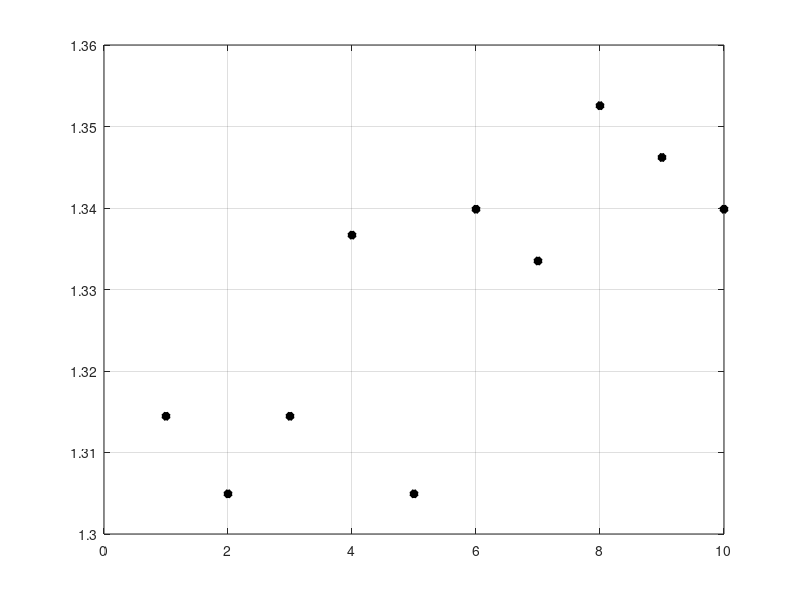

The MATLAB script that drew this image: (Note: this script raises an error after producing the figure.)
%% Lab 6 Tube launcher
% Models and plots the trajectory of a lil plastic ball launched from a tube.
% model is made from experementally determined values
clc,clear

h1 = [30.75,30.375,30.75,31.625,... % measured height
    30.375,31.75,31.5,32.25,32,31.75]; 
ruler_height = 21.00; % ruler height
h2 = (h1+ruler_height)./12; % total ball max heights measured converted ft
h= h2.*0.3048; %change to meters
n = 1:length(h); % index of launches
avg_h = mean(h); % average height
std_h = std(h); % standard deviation of heights
thed = 90; % launch angle in degrees
g = 9.81; % gravitational acceleration in ft/s^2


% Velocity of launch
v_o = (sqrt(2*g*avg_h))/sin(thed); % exit velocity in m/sec

%% Plots:
% Bar Graph
plot(n,h,'black*','linewidth',3)
hold on
grid on
% show average on graph
yline(avg_h,'b','linewidth',2)
% show -+ standard dev
yline(std_h+avg_h,'r','linewidth',1)
yline(avg_h-std_h,'r','linewidth',1)
% title and axis
legend('Height','Average','Standard Deviation')
title('Recorded Height of Launched Ball')
xlabel({'Launch Number','Figure 1'})
ylabel('Recorded Height [m]')